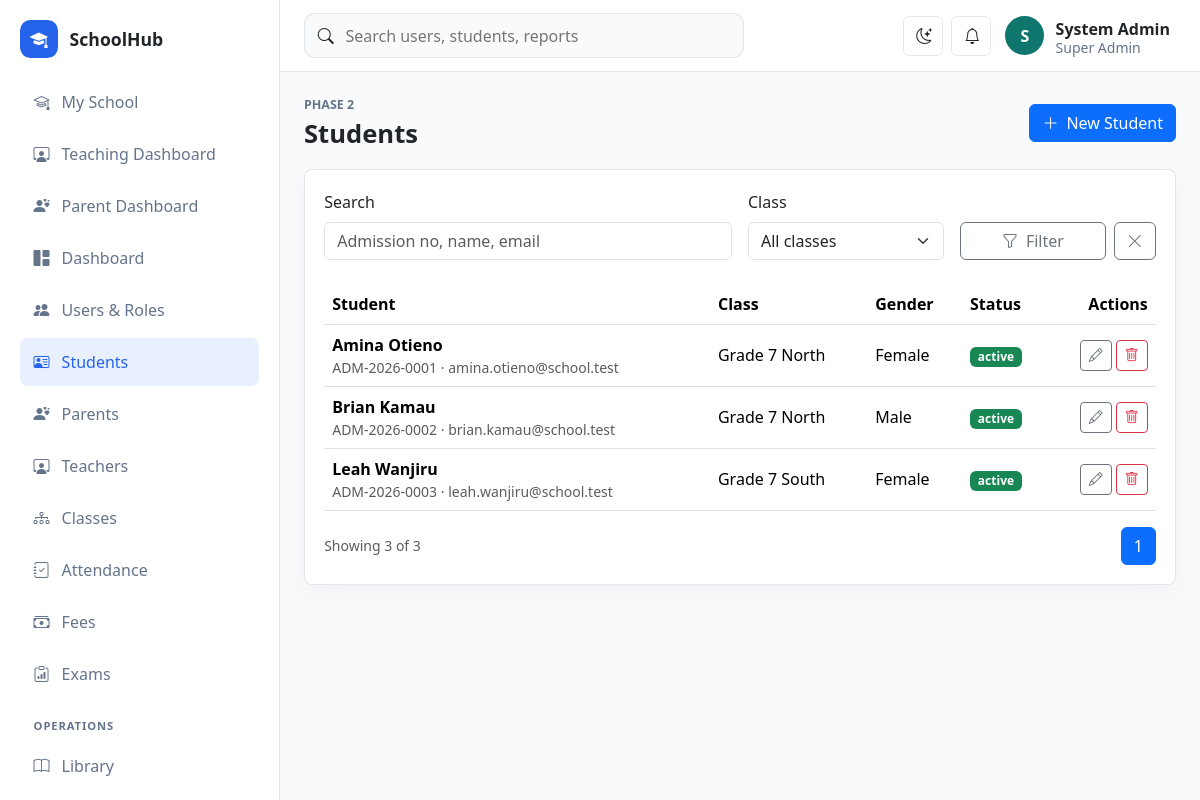
/school/public/students (signed in), run on the app's committed database.
### tables this page shows
CREATE TABLE students (
    id BIGINT UNSIGNED AUTO_INCREMENT PRIMARY KEY,
    class_stream_id BIGINT UNSIGNED NULL,
    admission_no VARCHAR(60) NOT NULL UNIQUE,
    first_name VARCHAR(100) NOT NULL,
    last_name VARCHAR(100) NOT NULL,
    email VARCHAR(190) NULL,
    phone VARCHAR(40) NULL,
    date_of_birth DATE NULL,
    gender ENUM('male', 'female', 'other') NOT NULL,
    nationality VARCHAR(80) NULL,
    religion VARCHAR(80) NULL,
    medical_notes TEXT NULL,
    emergency_contact VARCHAR(120) NULL,
    previous_school VARCHAR(160) NULL,
    status ENUM('active', 'transferred', 'graduated', 'suspended', 'inactive') NOT NULL DEFAULT 'active',
    created_at TIMESTAMP DEFAULT CURRENT_TIMESTAMP,
    updated_at TIMESTAMP DEFAULT CURRENT_TIMESTAMP ON UPDATE CURRENT_TIMESTAMP,
    INDEX idx_students_class_status (class_stream_id, status),
    CONSTRAINT fk_students_class FOREIGN KEY (class_stream_id) REFERENCES class_streams(id) ON DELETE SET NULL
);

### app/Core/View.php (called while the page is built, shortened)
<?php
final class View
{
    public static function render(string $view, array $data = [], string $layout = 'app'): void
    {
        extract($data, EXTR_SKIP);
        $viewFile = dirname(__DIR__) . "/Views/{$view}.php";
        require $viewFile;
    }
}

### app/Controllers/StudentController.php (called while the page is built, shortened)
<?php
final class StudentController
{
    public function index(): void
    {
        $search = trim((string)Request::input('search', ''));
        $classId = trim((string)Request::input('class_id', ''));
        View::render('students/index', [
            'title' => 'Students',
            'students' => Student::paginate($search, $classId, max(1, (int)Request::input('page', 1))),
            'classes' => Lookup::classes(),
            'search' => $search,
            'classId' => $classId,
        ]);
    }
}

### app/Core/Router.php (called while the page is built, shortened)
<?php
final class Router
{
    private array $routes = [];
    public function get(string $path, array $handler): void
    {
        $this->routes['GET'][$this->normalize($path)] = $handler;
    }
    public function post(string $path, array $handler): void
    {
        $this->routes['POST'][$this->normalize($path)] = $handler;
    }
    public function dispatch(): void
    {
        $method = Request::method();
        $path = Request::path();
        $handler = $this->routes[$method][$path] ?? null;
        [$class, $action] = $handler;
        (new $class())->{$action}();
    }
    private function normalize(string $path): string
    {
        return '/' . trim($path, '/');
    }
}

### public/index.php (called while the page is built, shortened)
<?php
require dirname(__DIR__) . '/app/Core/helpers.php';
$config = require dirname(__DIR__) . '/config/app.php';
$router = new Router();
$router->get('/', [DashboardController::class, 'index']);
$router->get('/login', [AuthController::class, 'showLogin']);
$router->post('/login', [AuthController::class, 'login']);
$router->post('/logout', [AuthController::class, 'logout']);
$router->get('/dashboard', [DashboardController::class, 'index']);
$router->get('/users', [UserController::class, 'index']);
$router->get('/users/create', [UserController::class, 'create']);
$router->post('/users', [UserController::class, 'store']);
$router->get('/users/edit', [UserController::class, 'edit']);
$router->post('/users/update', [UserController::class, 'update']);
$router->post('/users/delete', [UserController::class, 'destroy']);
$router->get('/students', [StudentController::class, 'index']);
$router->get('/students/create', [StudentController::class, 'create']);
$router->post('/students', [StudentController::class, 'store']);
$router->get('/students/edit', [StudentController::class, 'edit']);
$router->post('/students/update', [StudentController::class, 'update']);
$router->post('/students/delete', [StudentController::class, 'destroy']);
$router->get('/student-portal', [StudentPortalController::class, 'index']);
$router->get('/teacher-portal', [TeacherPortalController::class, 'index']);
$router->get('/parent-portal', [ParentPortalController::class, 'index']);
$router->get('/teachers', [TeacherController::class, 'index']);
$router->get('/teachers/create', [TeacherController::class, 'create']);
$router->post('/teachers', [TeacherController::class, 'store']);
$router->get('/teachers/edit', [TeacherController::class, 'edit']);
$router->post('/teachers/update', [TeacherController::class, 'update']);
$router->post('/teachers/delete', [TeacherController::class, 'destroy']);
$router->get('/parents', [ParentController::class, 'index']);
$router->get('/parents/create', [ParentController::class, 'create']);
$router->post('/parents', [ParentController::class, 'store']);
$router->get('/parents/edit', [ParentController::class, 'edit']);
$router->post('/parents/update', [ParentController::class, 'update']);
$router->post('/parents/delete', [ParentController::class, 'destroy']);
$router->get('/classes', [ClassController::class, 'index']);
$router->get('/classes/create', [ClassController::class, 'create']);
$router->post('/classes', [ClassController::class, 'store']);
$router->get('/classes/edit', [ClassController::class, 'edit']);
$router->post('/classes/update', [ClassController::class, 'update']);
$router->post('/classes/delete', [ClassController::class, 'destroy']);
$router->get('/attendance', [AttendanceController::class, 'index']);
$router->post('/attendance', [AttendanceController::class, 'store']);
$router->get('/fees', [FeeController::class, 'index']);
$router->post('/fees/invoice', [FeeController::class, 'invoice']);
$router->post('/fees/payment', [FeeController::class, 'payment']);
$router->get('/exams', [ExamController::class, 'index']);
$router->post('/exams/exam', [ExamController::class, 'exam']);
$router->post('/exams/result', [ExamController::class, 'result']);
$router->get('/operations', [OperationsController::class, 'index']);
$router->get('/operations/form', [OperationsController::class, 'form']);
$router->post('/operations/save', [OperationsController::class, 'save']);
$router->post('/operations/delete', [OperationsController::class, 'destroy']);
$router->get('/reports', [ReportController::class, 'index']);
$router->dispatch();

### app/Core/Auth.php (called while the page is built, shortened)
<?php
final class Auth
{
    public static function user(): ?array
    {
        return $_SESSION['user'] ?? null;
    }
    public static function can(string $permission): bool
    {
        $permissions = self::user()['permissions'] ?? [];
        return in_array($permission, $permissions, true);
    }
}

### config/app.php (called while the page is built)
<?php
return [
    'name' => 'SchoolHub',
    'base_url' => '/school/public',
    'timezone' => 'Africa/Nairobi',
    'session_name' => 'schoolhub_session',
    'debug' => true,
];

### config/database.php (called while the page is built)
<?php
return [
    'host' => '127.0.0.1',
    'port' => '3306',
    'database' => 'schoolhub',
    'username' => 'root',
    'password' => '',
    'charset' => 'utf8mb4',
];

### app/Core/Database.php (called while the page is built, shortened)
<?php
final class Database
{
    private static ?PDO $connection = null;
    public static function connection(): PDO
    {
        if (self::$connection !== null) {
            return self::$connection;
        }
        $config = require dirname(__DIR__, 2) . '/config/database.php';
        $dsn = sprintf(
            'mysql:host=%s;port=%s;dbname=%s;charset=%s',
            $config['host'],
            $config['port'],
            $config['database'],
            $config['charset']
        );
        try {
            self::$connection = new PDO($dsn, $config['username'], $config['password'], [
                PDO::ATTR_ERRMODE => PDO::ERRMODE_EXCEPTION,
                PDO::ATTR_DEFAULT_FETCH_MODE => PDO::FETCH_ASSOC,
                PDO::ATTR_EMULATE_PREPARES => false,
            ]);
        } catch (PDOException $exception) {
            http_response_code(500);
            exit('Database connection failed. Check config/database.php and import database/schema.sql.');
        }
        return self::$connection;
    }
}

### app/Core/helpers.php (called while the page is built, shortened)
<?php
function app_config(string $key, mixed $default = null): mixed
{
    static $config = null;
    $config ??= require dirname(__DIR__, 2) . '/config/app.php';
    return $config[$key] ?? $default;
}
function url(string $path = ''): string
{
    return rtrim(app_config('base_url'), '/') . '/' . ltrim($path, '/');
}
function e(mixed $value): string
{
    return htmlspecialchars((string)$value, ENT_QUOTES, 'UTF-8');
}

### app/Models/Student.php (called while the page is built, shortened)
<?php
final class Student
{
    public static function paginate(string $search = '', string $classId = '', int $page = 1, int $perPage = 12): array
    {
        $where = ['1 = 1'];
        $params = [];
        $whereSql = implode(' AND ', $where);
        $count = Database::connection()->prepare("SELECT COUNT(*) FROM students WHERE {$whereSql}");
        $count->execute($params);
        $total = (int)$count->fetchColumn();
        $offset = max(0, ($page - 1) * $perPage);
        $stmt = Database::connection()->prepare(
            "SELECT students.*, CONCAT(class_streams.name, ' ', class_streams.stream) AS class_name
             FROM students
             LEFT JOIN class_streams ON class_streams.id = students.class_stream_id
             WHERE {$whereSql}
             ORDER BY students.created_at DESC
             LIMIT :limit OFFSET :offset"
        );
        $stmt->bindValue('limit', $perPage, PDO::PARAM_INT);
        $stmt->bindValue('offset', $offset, PDO::PARAM_INT);
        $stmt->execute();
        return ['items' => $stmt->fetchAll(), 'total' => $total, 'pages' => max(1, (int)ceil($total / $perPage)), 'page' => $page];
    }
}

### app/Views/students/index.php (the view, shortened to what this page needs)
<div class="page-heading">
    <div><p class="eyebrow">Phase 2</p><h1>Students</h1></div>
    <?php if (\App\Core\Auth::can('students.manage')): ?><a class="btn btn-primary" href="<?= e(url('/students/create')) ?>"><i class="bi bi-plus-lg me-2"></i>New Student</a><?php endif; ?>
</div>
<section class="panel">
    <form class="row g-3 align-items-end mb-4" method="get">
        <div class="col-md-6"><label class="form-label">Search</label><input class="form-control" name="search" value="<?= e($search) ?>" placeholder="Admission no, name, email"></div>
        <div class="col-md-3"><label class="form-label">Class</label><select class="form-select" name="class_id"><option value="">All classes</option></select></div>
        <div class="col-md-3 d-flex gap-2"><button class="btn btn-outline-secondary flex-fill" type="submit"><i class="bi bi-funnel me-2"></i>Filter</button><a class="btn btn-outline-secondary" href="<?= e(url('/students')) ?>"><i class="bi bi-x-lg"></i></a></div>
    </form>
    <div class="table-responsive">
        <table class="table align-middle">
            <thead><tr><th>Student</th><th>Class</th><th>Gender</th><th>Status</th><th class="text-end">Actions</th></tr></thead>
            <tbody>
            <?php foreach ($students['items'] as $student): ?>
                <tr>
                    <td><div class="fw-semibold"><?= e($student['first_name'] . ' ' . $student['last_name']) ?></div><div class="text-muted small"><?= e($student['admission_no']) ?><?= $student['email'] ? ' · ' . e($student['email']) : '' ?></div></td>
                    <td><?= e($student['class_name'] ?? 'Unassigned') ?></td>
                    <td><?= e(ucfirst($student['gender'])) ?></td>
                    <td><span class="badge text-bg-<?= $student['status'] === 'active' ? 'success' : 'secondary' ?>"><?= e($student['status']) ?></span></td>
                    <td class="text-end">
                        <?php if (\App\Core\Auth::can('students.manage')): ?>
                            <a class="btn btn-sm btn-outline-secondary" href="<?= e(url('/students/edit?id=' . $student['id'])) ?>"><i class="bi bi-pencil"></i></a>
                            <form class="d-inline" action="<?= e(url('/students/delete')) ?>" method="post" data-confirm="Delete this student?"><?= csrf_field() ?><input type="hidden" name="id" value="<?= e($student['id']) ?>"><button class="btn btn-sm btn-outline-danger"><i class="bi bi-trash"></i></button></form>
                        <?php endif; ?>
                    </td>
                </tr>
            <?php endforeach; ?>
            </tbody>
        </table>
    </div>
    <div class="d-flex justify-content-between align-items-center"><p class="text-muted small mb-0">Showing <?= count($students['items']) ?> of <?= e($students['total']) ?></p><nav><ul class="pagination mb-0"><?php for ($i = 1; $i <= $students['pages']; $i++): ?><li class="page-item <?= $i === $students['page'] ? 'active' : '' ?>"><a class="page-link" href="<?= e(url('/students?page=' . $i . '&search=' . urlencode($search) . '&class_id=' . urlencode($classId))) ?>"><?= e($i) ?></a></li><?php endfor; ?></ul></nav></div>
</section>

### public/assets/css/app.css (style rules this page uses)
:root { --sidebar-width: 280px; --border-color: rgba(148, 163, 184, .25); --surface: #ffffff; --muted-surface: #f8fafc; --text-soft: #64748b; }
body { background: var(--muted-surface); color: var(--bs-body-color); }
.page-heading { display: flex; justify-content: space-between; align-items: center; gap: 1rem; margin-bottom: 1.25rem; }
.page-heading h1 { margin: 0; font-size: clamp(1.6rem, 2vw, 2.2rem); font-weight: 800; }
.eyebrow { margin: 0 0 .25rem; color: var(--text-soft); font-size: .78rem; text-transform: uppercase; font-weight: 800; }
.metric-card, .panel { background: var(--surface); border: 1px solid var(--border-color); border-radius: .5rem; box-shadow: 0 8px 28px rgba(15, 23, 42, .04); }
.panel { padding: 1.2rem; }

### data on the page
students: first_name+last_name "Amina Otieno", admission_no "ADM-2026-0001", email "amina.otieno@school.test", class_name "Grade 7 North", gender "Female", status "active"
students: first_name+last_name "Brian Kamau", admission_no "ADM-2026-0002", email "brian.kamau@school.test", class_name "Grade 7 North", gender "Male", status "active"
students: first_name+last_name "Leah Wanjiru", admission_no "ADM-2026-0003", email "leah.wanjiru@school.test", class_name "Grade 7 South", gender "Female", status "active", id "3"

### other printed values
app_config('name') "SchoolHub"
substr(current_user()['name'] ?? 'U', 0, 1) "S"
current_user()['name'] "System Admin"
current_user()['role'] "Super Admin"
count($students['items']) "3"
